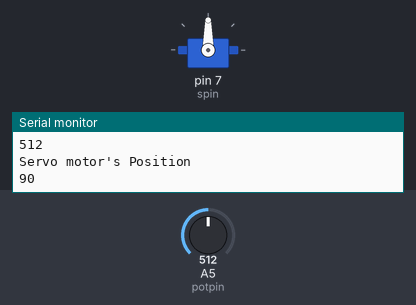
Simulated run of this sketch. Board: Arduino Uno, built with avr-gcc and run on an emulated ATmega328P. On the bench: servo, the last lines printed to the serial monitor. The test bench sets the inputs (shaded band); at power-on: A5 (potpin) = 512.

Above: at 1.3 s.
1.4 s: A5 (potpin) set to 716
At 2.7 s:
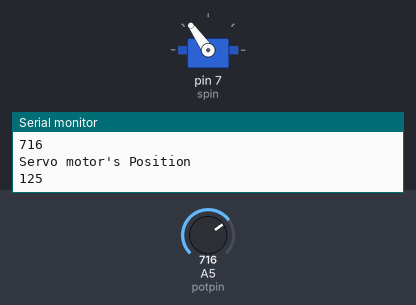
3.0 s: A5 (potpin) set to 987
At 3.4 s:
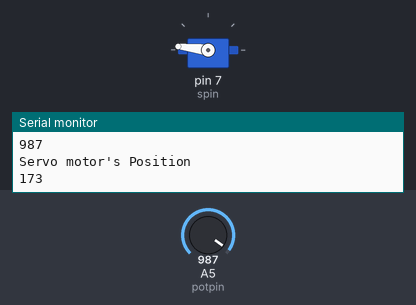
4.5 s: A5 (potpin) set to 1017
At 5.2 s:
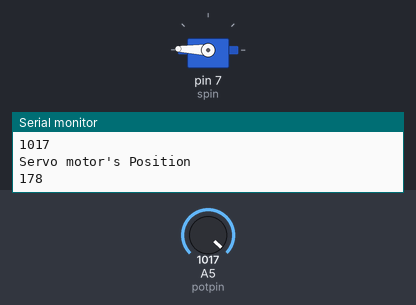
6.0 s: A5 (potpin) set to 60
At 7.0 s:
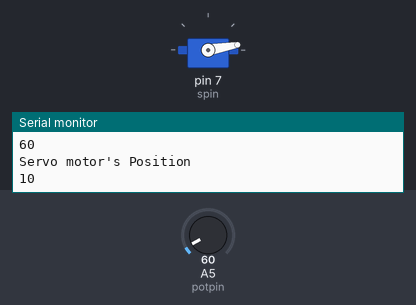
7.5 s: A5 (potpin) set to 52
At 8.4 s:
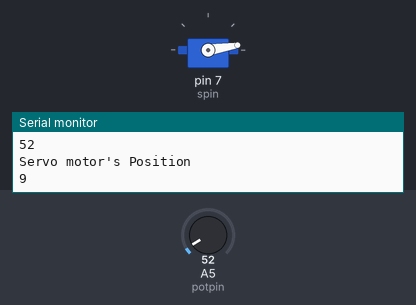
9.0 s: A5 (potpin) set to 122
At 9.9 s:
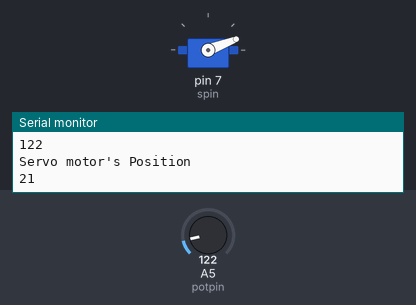
Timing chart, 0 to 11.5 s (numbered marks = the images above; inputs shaded):
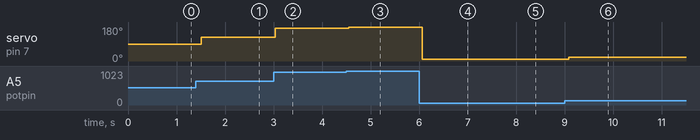

Measured:
- after the input at 1.4 s, servo on pin 7 (spin): 90° → 125° after 0.11 s
- after the input at 3.0 s, servo on pin 7 (spin): 125° → 173° at once
- after the input at 4.5 s, servo on pin 7 (spin): 173° → 178° after 0.05 s
- after the input at 6.0 s, servo on pin 7 (spin): 178° → 10° after 0.07 s
- after the input at 7.5 s, servo on pin 7 (spin): 10° → 9° after 0.08 s
- after the input at 9.0 s, servo on pin 7 (spin): 9° → 21° after 0.08 s

The sketch:

Lab3.2.ino
```cpp
// C++ code
//
//Arduino doesnt support servo motor
// so we use library

//Potentiometer maps all the value between -0 to 1023 , whatever voltage you takes
#include<Servo.h>

int spin = 7;
int spos = 0;
int potpin = A5;
Servo s;
int readVal;

void setup()
{
  Serial.begin(9600);
  pinMode(spin, OUTPUT);
  pinMode(potpin,INPUT);
  s.attach(spin);
}

void loop()
{
  readVal = analogRead(potpin);
  spos = map(readVal, 0,1023,0,180) ;  //storing map value of potentiometer's range 0 to 1023 to our decided potentiometer's resistance range that is 0 to 180 ohms
  // as we change the resistance through potentiometer , the motor will run
  s.write(spos);
  Serial.println("Potentio metere's Reading Value: ");
  Serial.println(readVal);
  Serial.println("Servo motor's Position ");
  Serial.println(spos);
  delay(500);
}
```
